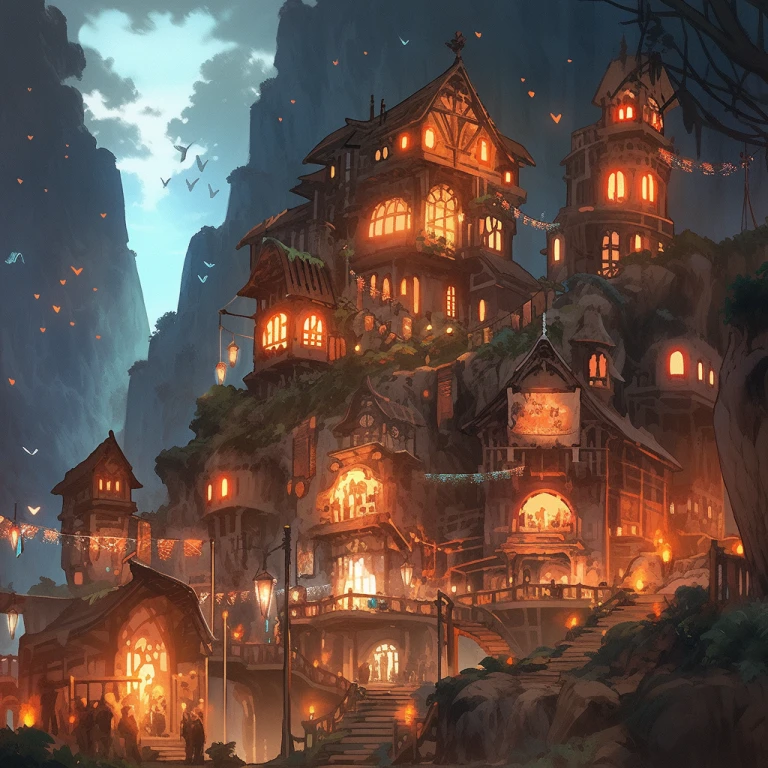
#> input picture imagens/Netherlands_AI.jpg, 768 x 768 px
$ python pratica02.py ../imagens/Netherlands_AI.jpg
#> lines starting #> are read from the running program, lines starting #| are printed output that depends on the picture
import cv2
import sys

caminho = sys.argv[1]
imagem = cv2.imread(caminho, cv2.IMREAD_GRAYSCALE)
#> imagem: shape (768, 768); min 12, max 253, mean 81.2

if imagem is None:
    sys.exit(1)

print(f'Imagem carregada com dimensão {imagem.shape[0]} x {imagem.shape[1]}.')
#| Imagem carregada com dimensão 768 x 768.

nome_janela = caminho.split('/')[-1]
cv2.namedWindow(nome_janela, cv2.WINDOW_AUTOSIZE)
print('Imagem carregada com sucesso.')
print(f'formato da imagem: {imagem.shape[0]} x {imagem.shape[1]}')
#| formato da imagem: 768 x 768

limite_h = imagem.shape[0] // 2
#> limite_h = 384
limite_v = imagem.shape[1] // 2
#> limite_v = 384

q1 = imagem[:limite_h, :limite_v].copy()
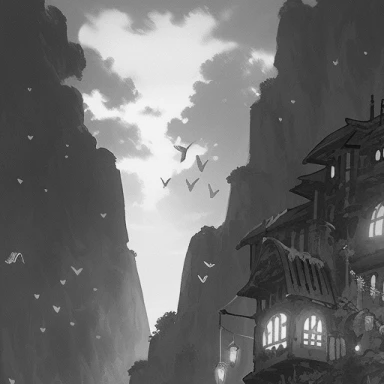
#> q1: shape (384, 384); min 12, max 248, mean 107.6
q2 = imagem[:limite_h, limite_v:].copy()
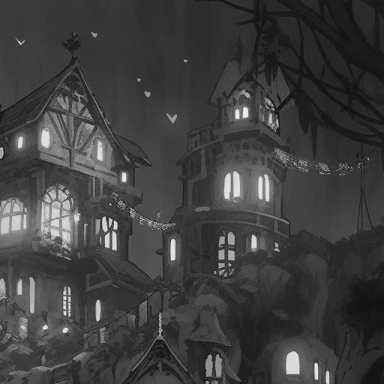
#> q2: shape (384, 384); min 14, max 244, mean 63.2
q3 = imagem[limite_h:, :limite_v].copy()
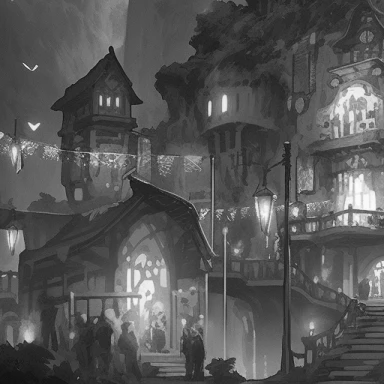
#> q3: shape (384, 384); min 16, max 253, mean 86.1
q4 = imagem[limite_h:, limite_v:].copy()
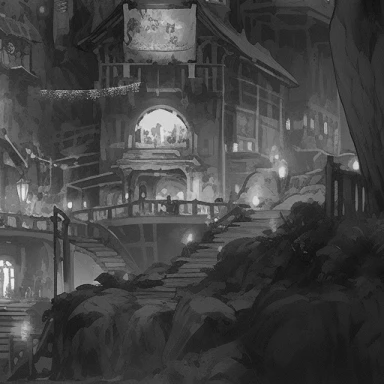
#> q4: shape (384, 384); min 16, max 244, mean 68

imagem[:limite_h, :limite_v] = q4.copy()  # Q4 -> Q1
imagem[:limite_h, limite_v:] = q3.copy()  # Q3 -> Q2
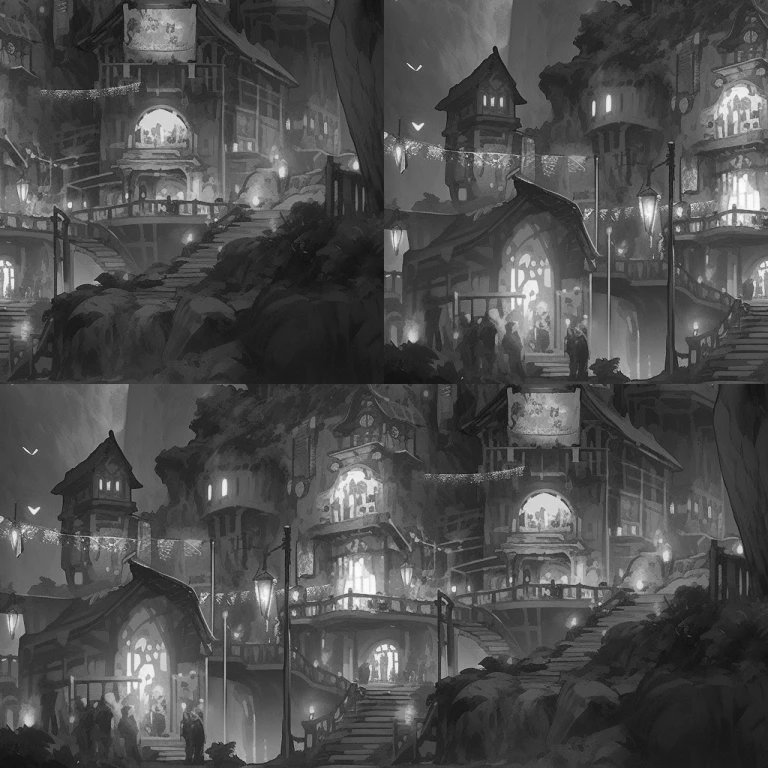
#> imagem: shape (768, 768); min 16, max 253, mean 77.1
imagem[limite_h:, :limite_v] = q2.copy()  # Q2 -> Q3
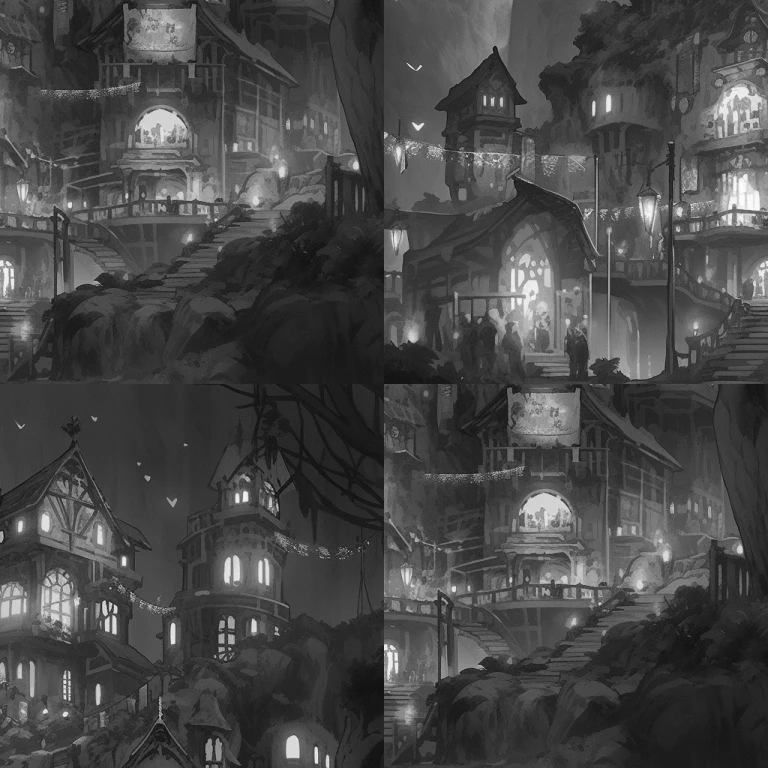
#> imagem: shape (768, 768); min 14, max 253, mean 71.3
imagem[limite_h:, limite_v:] = q1.copy()  # Q1 -> Q4
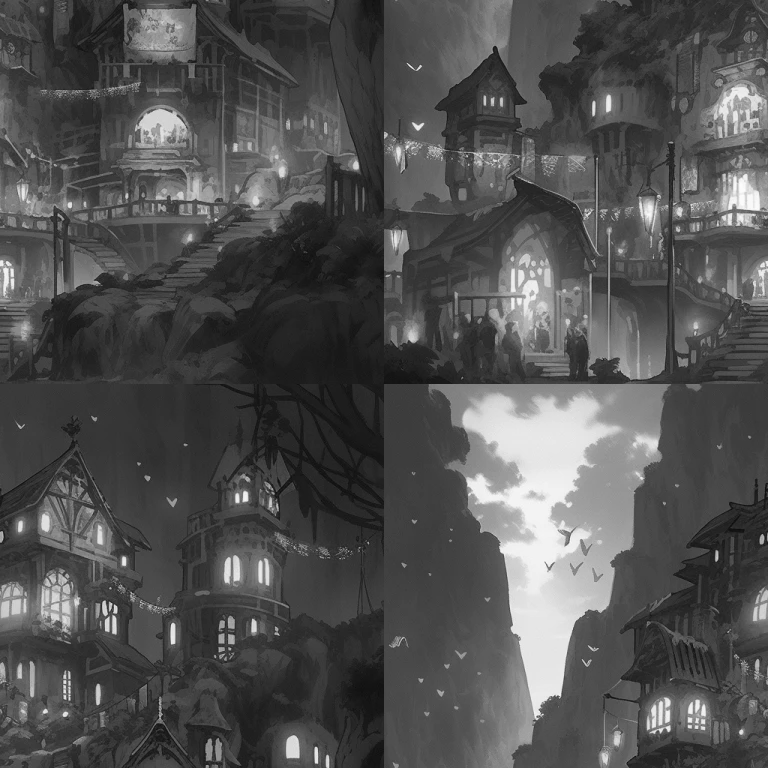
#> imagem: shape (768, 768); min 12, max 253, mean 81.2

cv2.imshow(nome_janela, imagem)
cv2.waitKey()
cv2.destroyAllWindows()

#cv2.imwrite('../figs/img02.png', imagem)
